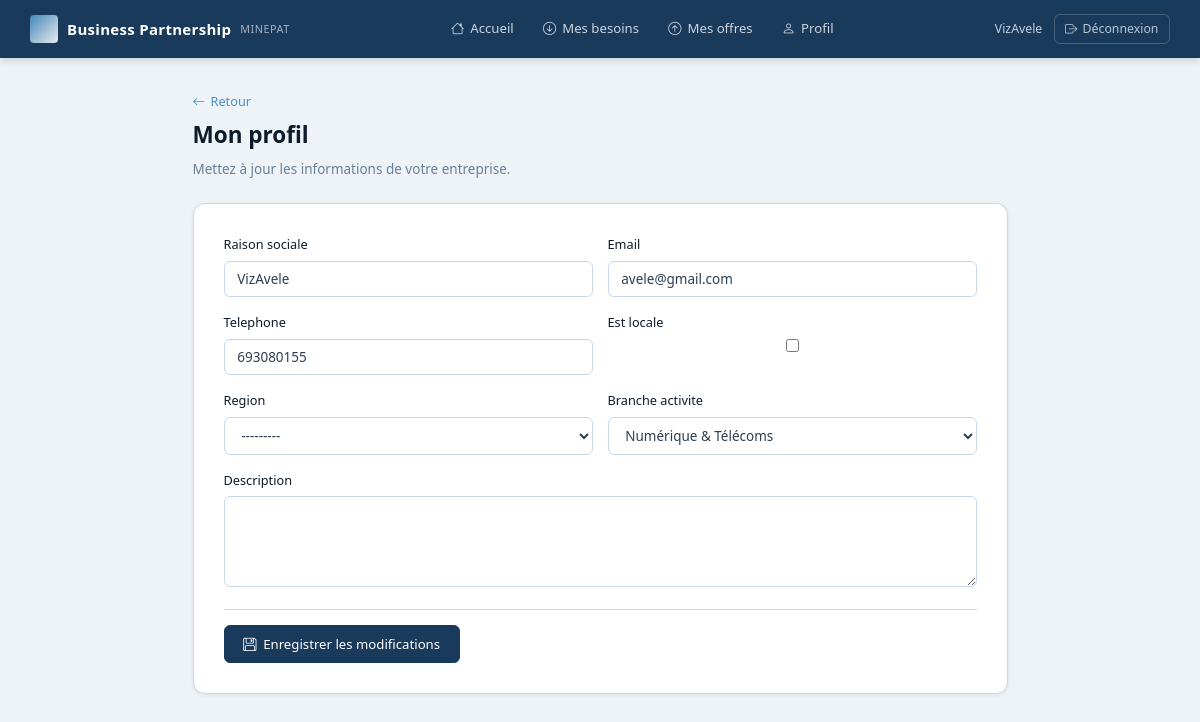
/profil/ (signed in), run on the app's committed database.
### entreprises/models.py (models this page shows, shortened)
class Entreprise(AbstractUser):
    raison_sociale = models.CharField(max_length=255)
    email = models.EmailField(unique=True)
    telephone=models.CharField(max_length=20, null=True, blank=True)
    est_locale = models.BooleanField(default=True)
    region = models.CharField(max_length=50, choices=REGIONS_CAMEROUN, blank=True, null=True)
    branche_activite = models.CharField(max_length=50, choices=BRANCHES_ACTIVITE, blank=True, null=True)
    description = models.TextField(blank=True, null=True)
    statut = models.CharField(max_length=20, choices=STATUT_CHOICES, default='EN_ATTENTE')
    date_inscription = models.DateTimeField(auto_now_add=True)
    date_validation = models.DateTimeField(blank=True, null=True)
    motif_rejet = models.TextField(blank=True, null=True)
    doc_registre_commerce = models.FileField(upload_to='documents/')
    doc_contribuable = models.FileField(upload_to='documents/')
    doc_autre = models.FileField(upload_to='documents/', blank=True, null=True)
    USERNAME_FIELD = 'username'
    REQUIRED_FIELDS = ['email', 'raison_sociale']
    class Meta:
        verbose_name = "Entreprise"

### entreprises/views.py (the view)
# urls.py: path('profil/', views.profil, name='profil'),
@login_required
def profil(request):
    if request.method == 'POST':
        form = ProfilForm(request.POST, instance=request.user)
        if form.is_valid():
            form.save()
            messages.success(request, "Profil mis à jour.")
            return redirect('profil')
    else:
        form = ProfilForm(instance=request.user)
    return render(request, 'entreprises/profil.html', {'form': form})

### entreprises/forms.py
class ProfilForm(forms.ModelForm):
    class Meta:
        model = Entreprise
        fields = ['raison_sociale', 'email','telephone', 'est_locale', 'region', 'branche_activite', 'description']
        widgets = {'description': forms.Textarea(attrs={'rows': 4})}

### templates/entreprises/profil.html (shortened to what this page needs)
{% extends 'base.html' %}
{% block content %}
<div class="page-single">
  <div class="page-header-simple">
    <a href="{% url 'dashboard' %}" class="back-link"><i class="bi bi-arrow-left"></i> Retour</a>
    <h1>Mon profil</h1>
    <p>Mettez à jour les informations de votre entreprise.</p>
  </div>
  <form method="post" class="card-form">
    <div class="form-section">
      <div class="form-grid-2">
        {% for field in form %}
        <div class="form-group {% if field.name == 'description' %}form-group-full{% endif %}">
          <label>{{ field.label }}</label>
          {{ field }}
        </div>
        {% endfor %}
      </div>
    </div>
    <div class="form-actions">
      <button type="submit" class="btn-primary"><i class="bi bi-floppy"></i> Enregistrer les modifications</button>
    </div>
  </form>
</div>
{% endblock %}

### templates/base.html (shortened to what this page needs)
<!DOCTYPE html>
<html lang="fr">
<head>
  {% load static %}
  <link rel="stylesheet" href="{% static 'css/style.css' %}">
  <link rel="stylesheet" href="https://cdn.jsdelivr.net/npm/bootstrap-icons@1.11.3/font/bootstrap-icons.min.css">
</head>
<body>
{% if user.is_authenticated %}
<nav class="navbar">
  <div class="nav-brand">
    <span class="nav-logo-mark"></span>
    <span class="nav-title">Business Partnership</span>
    <span class="nav-sub">MINEPAT</span>
  </div>
  <div class="nav-links">
    {% if user.is_staff %}
      <a href="{% url 'ministere_tableau' %}" class="nav-link {% if request.resolver_match.url_name == 'ministere_tableau' %}active{% endif %}">
        <i class="bi bi-speedometer2"></i> Tableau de bord
      </a>
      <a href="{% url 'liste_entreprises' %}" class="nav-link">
        <i class="bi bi-building"></i> Entreprises
      </a>
    {% else %}
      <a href="{% url 'dashboard' %}" class="nav-link {% if request.resolver_match.url_name == 'dashboard' %}active{% endif %}">
        <i class="bi bi-house"></i> Accueil
      </a>
      <a href="{% url 'gerer_services' 'besoins' %}" class="nav-link">
        <i class="bi bi-arrow-down-circle"></i> Mes besoins
      </a>
      <a href="{% url 'gerer_services' 'offres' %}" class="nav-link">
        <i class="bi bi-arrow-up-circle"></i> Mes offres
      </a>
      <a href="{% url 'profil' %}" class="nav-link">
        <i class="bi bi-person"></i> Profil
      </a>
    {% endif %}
  </div>
  <div class="nav-user">
    <span class="nav-username">{{ user.raison_sociale|default:user.username }}</span>
    <a href="{% url 'deconnexion' %}" class="btn-logout">
      <i class="bi bi-box-arrow-right"></i> Déconnexion
    </a>
  </div>
</nav>
{% endif %}
<main class="main-content {% if not user.is_authenticated %}auth-page{% endif %}">
  {% block content %}{% endblock %}
</main>
</body>
</html>

### static/css/style.css (style rules this page uses)
:root { --ink: #0D1B2A; --navy: #1A3A5C; --slate: #2E5077; --sky: #4A90C4; --fog: #EEF3F8; --white: #FFFFFF; --border: #C8D8E8; --text: #2C3E50; --text-light: #6B7F94; --success: #1A6B3C; --success-bg: #E8F5EE; --danger: #8B1C1C; --danger-bg: #FDEAEA; --warn: #7A5000; --warn-bg: #FFF4DC; --radius: 6px; --radius-lg: 12px; --shadow: 0 1px 4px rgba(13,27,42,0.08); --shadow-md: 0 4px 16px rgba(13,27,42,0.12); --font-body: 'Segoe UI', system-ui, -apple-system, sans-serif; }
*, *::before, *::after { box-sizing: border-box; margin: 0; padding: 0; }
html { font-size: 15px; }
body { font-family: var(--font-body); background: var(--fog); color: var(--text); line-height: 1.6; }
.navbar { display: flex; align-items: center; gap: 2rem; background: var(--navy); color: #fff; padding: 0 2rem; height: 58px; box-shadow: 0 2px 8px rgba(13,27,42,0.18); position: sticky; top: 0; z-index: 100; }
.nav-brand { display: flex; align-items: center; gap: .6rem; margin-right: auto; }
.nav-logo-mark { width: 28px; height: 28px; border-radius: 4px; background: linear-gradient(135deg, #4A90C4 0%, #fff 100%); opacity: .9; flex-shrink: 0; }
.nav-title { font-weight: 700; font-size: 1rem; letter-spacing: .02em; }
.nav-sub { font-size: .72rem; opacity: .6; font-weight: 400; letter-spacing: .05em; }
.nav-links { display: flex; gap: .25rem; }
.nav-link { display: flex; align-items: center; gap: .4rem; color: rgba(255,255,255,.78); text-decoration: none; padding: .35rem .85rem; border-radius: var(--radius); font-size: .88rem; transition: all .15s; }
.nav-user { display: flex; align-items: center; gap: .75rem; margin-left: auto; }
.nav-username { font-size: .82rem; opacity: .75; }
.btn-logout { display: flex; align-items: center; gap: .35rem; color: rgba(255,255,255,.7); text-decoration: none; font-size: .82rem; padding: .3rem .7rem; border: 1px solid rgba(255,255,255,.2); border-radius: var(--radius); transition: all .15s; }
.main-content { min-height: calc(100vh - 58px); }
.page-single { max-width: 860px; margin: 0 auto; padding: 2rem 1.5rem; }
.page-header p, .page-header-simple p { color: var(--text-light); font-size: .9rem; }
.page-header-simple { margin-bottom: 1.5rem; }
.page-header-simple h1 { font-size: 1.5rem; color: var(--ink); margin: .35rem 0 .4rem; }
.back-link { display: inline-flex; align-items: center; gap: .35rem; color: var(--sky); text-decoration: none; font-size: .85rem; }
.form-group { display: flex; flex-direction: column; gap: .4rem; }
.form-group label { font-size: .85rem; font-weight: 500; color: var(--ink); }
.form-control, .form-group input[type="text"], .form-group input[type="email"], .form-group input[type="password"], .form-group input[type="file"], .form-group select, .form-group textarea { border: 1px solid var(--border); border-radius: var(--radius); padding: .55rem .85rem; font-size: .9rem; font-family: inherit; background: var(--white); color: var(--text); width: 100%; transition: border-color .15s, box-shadow .15s; }
.form-grid-2 { display: grid; grid-template-columns: 1fr 1fr; gap: 1rem; }
.form-group-full { grid-column: 1 / -1; }
.form-section { margin-bottom: 1.5rem; }
.form-actions { padding-top: 1rem; border-top: 1px solid var(--border); }
.card-form { background: var(--white); border: 1px solid var(--border); border-radius: var(--radius-lg); padding: 2rem; box-shadow: var(--shadow); }
.btn-primary, .btn-outline, .btn-success, .btn-danger { display: inline-flex; align-items: center; gap: .45rem; padding: .6rem 1.25rem; border-radius: var(--radius); font-size: .88rem; font-weight: 500; cursor: pointer; text-decoration: none; border: 1px solid transparent; transition: all .15s; font-family: inherit; }
.btn-primary { background: var(--navy); color: #fff; border-color: var(--navy); }

### data on the page
Entreprise: raison_sociale "VizAvele", form "VizAvele" "avele@gmail.com" "693080155" "---------" "Numérique & Télécoms"

### other printed values
{{ field.label }} "Raison sociale" "Email" "Telephone" "Est locale" "Region" "Branche activite" "Description"
